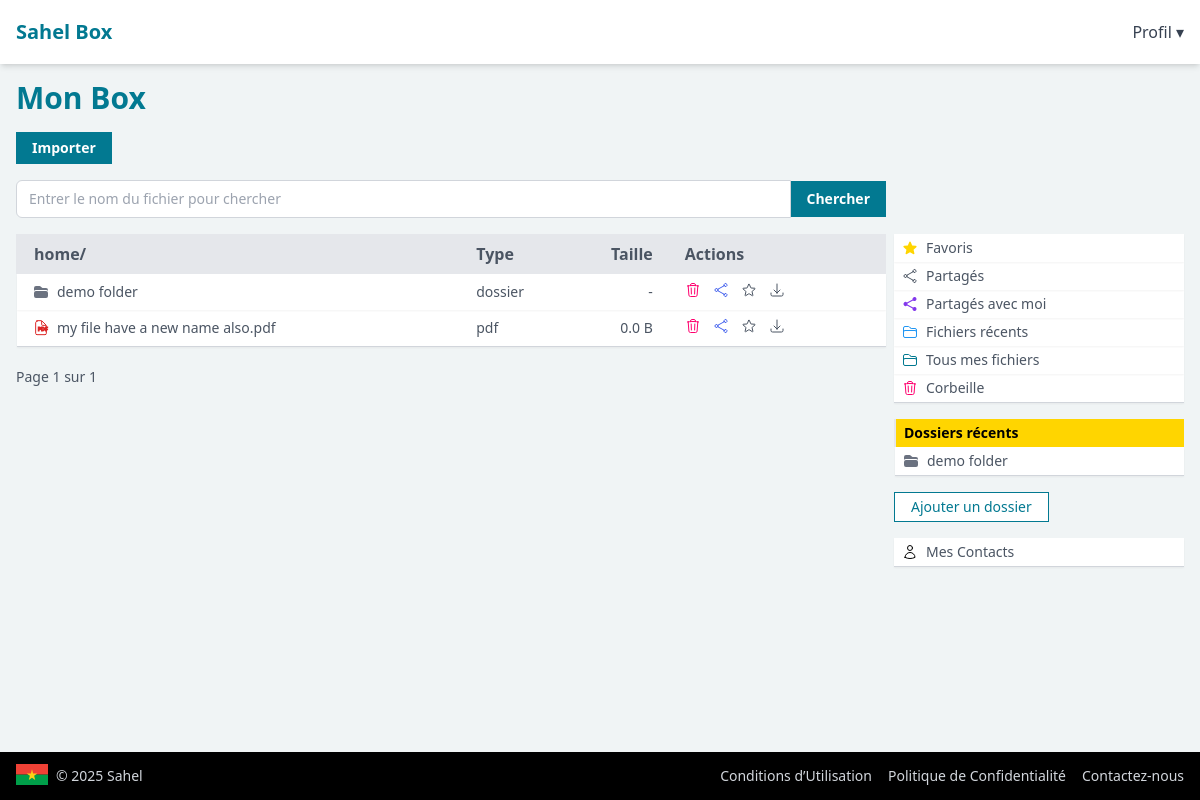
Before: /mon-box/ (signed in) with the older database file.
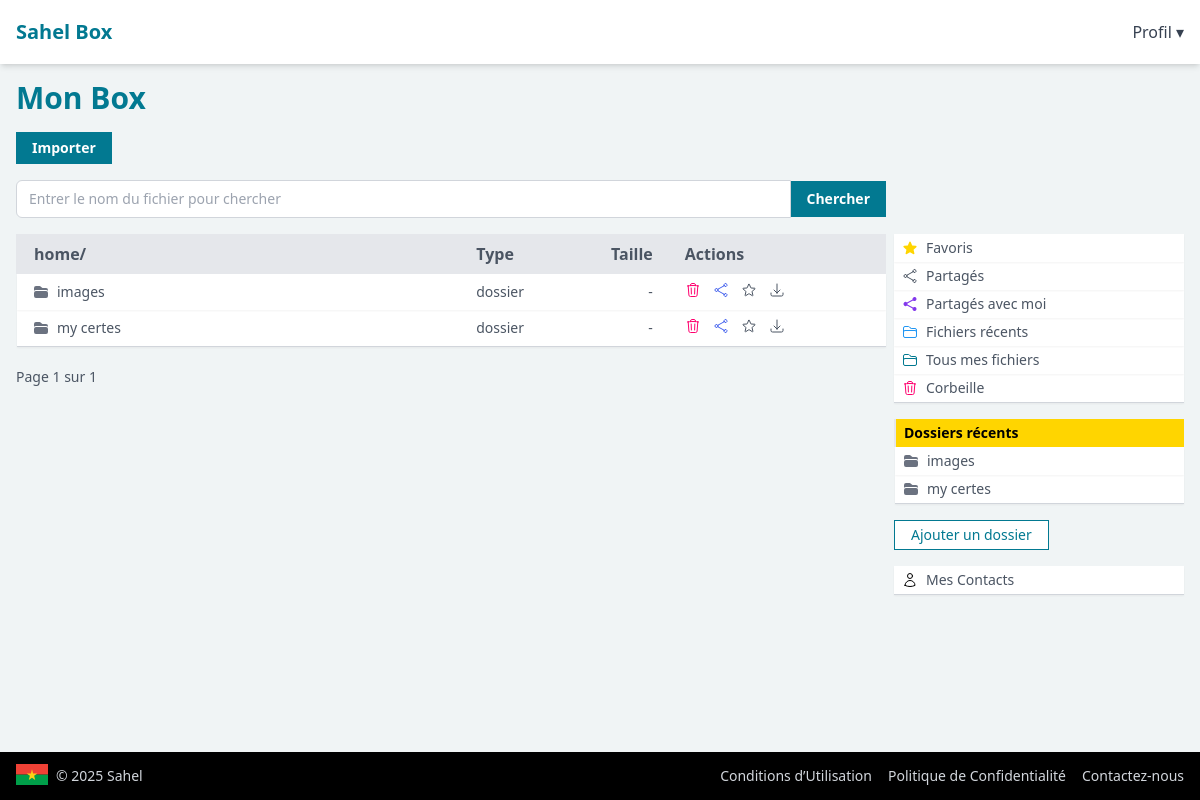
After: the same page with the newer database file.
### drive/models.py (models this page shows, shortened)
class FolderRecord(models.Model):
    name = models.CharField(max_length=255)
    description = models.CharField(max_length=255, null=True, blank=True)
    slug = models.SlugField(max_length=255, unique=True, blank=True)
    folder_uuid = models.UUIDField(default=uuid.uuid4, editable=False, unique=True)
    is_favorite = models.BooleanField(default=False)
    shared_at = models.DateTimeField(null=True, blank=True)
    share_expires_at = models.DateTimeField(null=True, blank=True)
    shared_uuid = models.UUIDField(default=uuid.uuid4, unique=True)
    created_at = models.DateTimeField(auto_now_add=True)
    is_deleted = models.BooleanField(default=False)
    deleted_at = models.DateTimeField(null=True, blank=True)
    user = models.ForeignKey(
        get_user_model(),
        on_delete=models.CASCADE,
        related_name='folders'
    )
    parent = models.ForeignKey(
        'self',
        null=True,
        blank=True,
        on_delete=models.CASCADE,
        related_name='subfolders'
    )
    class Meta:
        unique_together = ('user', 'parent', 'name')  # prevent duplicate folder names within same parent
        ordering = ['name']
    @property
    def display_name(self):
        return self.name
    @property
    def type(self):
        return 'folder'
    @property
    def display_type(self):
        return 'dossier'

class FileRecord(models.Model):
    file = models.FileField(upload_to=user_hashed_upload_to)
    name = models.CharField(max_length=255)
    description = models.TextField(blank=True, null=True, max_length=1500)
    file_uuid = models.UUIDField(default=uuid.uuid4, editable=False, unique=True)
    slug = models.SlugField(max_length=255, unique=True, blank=True)
    is_favorite = models.BooleanField(default=False)
    shared_at = models.DateTimeField(null=True, blank=True)
    share_expires_at = models.DateTimeField(null=True, blank=True)
    shared_uuid = models.UUIDField(default=uuid.uuid4, unique=True)
    download_limit = models.IntegerField(null=True, blank=True)
    download_count = models.PositiveIntegerField(default=0)
    created_at = models.DateTimeField(auto_now_add=True)
    last_accessed_at = models.DateTimeField(auto_now_add=True, null=True, blank=True)
    last_updated_at = models.DateTimeField(auto_now_add=True)
    is_archived = models.BooleanField(default=False)
    archived_at = models.DateTimeField(null=True, blank=True)
    is_deleted = models.BooleanField(default=False)
    deleted_at = models.DateTimeField(null=True, blank=True)
    folder = models.ForeignKey(
        'FolderRecord',
        on_delete=models.SET_NULL,
        related_name='files',
        null=True,
        blank=True,
    )
    user = models.ForeignKey(
        get_user_model(),
        on_delete=models.CASCADE,
        related_name='files'
    )
    @property
    def size(self):
        if self.file and hasattr(self.file, 'path'):
            try:
                size_bytes = os.path.getsize(self.file.path)
                return size_bytes
            except OSError:
                return 0
        return 0
    @property
    def file_extension(self):
        name = self.name
        return os.path.splitext(name)[1].lower().lstrip('.')
    @property
    def display_name(self):
        return self.name
    @property
    def type(self):
        return 'file'
    @property
    def display_type(self):
        return self.file_extension
    @property
    def display_type_group(self):
        ext = self.display_type.lower()
        categories = {
            'pdf': ['pdf'],
            'image': ['jpg', 'jpeg', 'png', 'gif', 'bmp', 'svg', 'webp', 'tiff'],
            'document': ['pdf', 'doc', 'docx', 'odt', 'rtf', 'txt', 'md'],
            'spreadsheet': ['xls', 'xlsx', 'csv', 'ods'],
            'presentation': ['ppt', 'pptx', 'odp'],
            'archive': ['zip', 'rar', '7z', 'tar', 'gz'],
            'audio': ['mp3', 'wav', 'ogg', 'aac', 'flac', 'm4a'],
            'video': ['mp4', 'webm', 'mov', 'avi', 'mkv', 'wmv', 'flv'],
        }
        for category, extensions in categories.items():
            if ext in extensions:
                return category
        return 'other'
    @property
    def display_size(self):
        return sizeof_fmt(self.size)
    class Meta:
        ordering = ['-created_at']

### drive/views.py (the view, shortened to what this page needs)
# urls.py: path('', views.my_drive_view, name='my-box'),
@require_http_methods(['GET', 'POST'])
@login_required
def my_drive_view(request):
    page_size = request.GET.get('page_size', '20')
    if is_valid_int(page_size):
        page_size = int(page_size)
    else:
        page_size = 20
    page = request.GET.get('page', '1')
    if is_valid_int(page):
        page = int(page)
    else:
        page = 1
    if page_size == 50:
        page_size = 50
    folder = None
    folder_slug = None
    search_term = None
    files=list()
    folders=list()
    if request.method == 'POST':
        search_term = request.POST.get('search_term')
        if search_term:
            files = FileRecord.objects.filter(
                Q(name__icontains=search_term) |
                Q(description__icontains=search_term),
                user=request.user,
                is_deleted=False
            )
            folders = FolderRecord.objects.filter(
                Q(name__icontains=search_term) |
                Q(description__icontains=search_term),
                user=request.user,
                is_deleted=False
            )
    else:
        folder_slug = request.GET.get('dossier')
        if folder_slug == 'fichiers-recents':
            logger.info(f'fetching {folder_slug}...')
            files = FileRecord.objects.filter(
                user=request.user,
                is_deleted=False,
            ).order_by('-last_accessed_at')
            folders = FolderRecord.objects.none()
        else:
            logger.info(f'fetching root folders and files...')
            files = FileRecord.objects.filter(
                user=request.user,
                is_deleted=False,
                folder=None
            )
            folders = FolderRecord.objects.filter(
                is_deleted=False,
                user=request.user,
                parent=None
            )
    items = list(folders) + list(files)
    paginator = Paginator(items, page_size)
    page_obj = paginator.get_page(page)
    return render(request, 'drive/my-drive.html', {
        'files': page_obj,
        'folders': folders,
        'folder': folder,
        'folder_slug': folder_slug,
        'page_data': page_obj,
        'recent_folders': folders[:10],
        'search_term': search_term
    })

### core/utils.py (called while the page is built)
def is_valid_int(s):
    if not s:
        return False
    try:
        int(s)
        return True
    except ValueError:
        return False

### drive/models.py (called while the page is built)
def sizeof_fmt(num, suffix="B"):
    for unit in ["", "K", "M", "G", "T", "P", "E", "Z"]:
        if abs(num) < 1024.0:
            return f"{num:.1f} {unit}{suffix}"
        num /= 1024.0
    return f"{num:.1f} Y{suffix}"

### drive/templates/drive/my-drive.html (shortened to what the changed rows need)
{% extends 'base.html' %}
{% block content %}
<h1 class="text-xl md:text-2xl lg:text-3xl font-bold mb-4 text-[#027991]">Mon Box</h1>
<div>
    <div class="grid md:grid-cols-[3fr_1fr] sm:grid-cols-1 gap-2 mt-4">
        <div>
            <table class="border-b border-gray-300 w-full" id="file-table">
                <thead class="bg-gray-200">
                    <tr>
                        <th class="px-4 py-2 text-left text-md text-gray-600 font-semibold border-l-2 border-gray-200">
                            <a href="{% url 'my-box' %}" class="hover:text-[#027991]">home</a>/
                        </th>
                        <th class="w-[20%] md:w-[12%] px-4 py-2 text-left text-md text-gray-600 font-semibold">
                            Type
                        </th>
                        <th
                            class="w-[20%] md:w-[12%] px-4 py-2 text-left text-md text-gray-600 font-semibold text-right">
                            Taille
                        </th>
                        <th class="w-[25%] px-4 py-2 text-left text-md text-gray-600 font-semibold">
                            Actions
                        </th>
                    </tr>
                </thead>
                <tbody class="bg-white">
                    {% for item in page_data %}
                    <tr class="shadow shadow-sm group hover:bg-gray-50 hover:text-[#027991]">
                        <td class="px-4 py-2 text-md">
                            <div>
                                {% if item.type == 'folder' %}
                                <a href="{% url 'my-box' %}?dossier={{item.slug}}"
                                    class="text-sm flex space-x-2 items-center">
                                    <span class="text-sm text-gray-600">{{item.display_name}}</span>
                                </a>
                                {% else %}
                                <a href="{% url 'file-details' item.slug %}"
                                    class="text-sm flex space-x-2 items-center">
                                    {% include 'partials/record-icon.html' with display_type_group=item.display_type_group %}
                                    <span class="text-sm text-gray-600">{{item.display_name}}</span>
                                </a>
                                {% endif %}
                            </div>
                        </td>
                        <td class="px-4 py-2 text-sm text-gray-600">{{item.display_type}}</td>
                        <td class="px-4 py-2 text-sm text-right text-gray-600">
                            {% if item.type == 'folder' %}
                            -
                            {% else %}
                            {{item.display_size}}
                            {% endif %}
                        </td>
                        <td class="px-4 py-2 text-sm flex items-center space-x-3">
                            {% if item.type == 'folder' %}
                            {% url 'delete-folder' item.slug as delete_url %}
                            {% url 'share-folder' item.slug as share_url %}
                            {% url 'download-folder' item.slug as download_url %}
                            {% else %}
                            {% url 'delete-file' item.slug as delete_url %}
                            {% url 'share-file' item.slug as share_url %}
                            {% url 'download-file' item.slug as download_url %}
                            {% endif %}
                            <a href="{{delete_url}}">
                            </a>
                            <a href="{{share_url}}">
                            </a>
                            <a
                                href="{% url 'toggle-favorite' item.slug %}?type={{item.type}}{% if folder_slug %}&dossier={{folder_slug}}{%endif%}">
                            </a>
                            <a href="{{download_url}}">
                            </a>
                        </td>
                    </tr>
                    {% endfor %}
                </tbody>
            </table>
        </div>
        <div id="right-pane">
            <div id="my-folders">
                {% if recent_folders %}
                <table class="min-w-full border-b border-gray-300 mt-4">
                    <thead class="bg-[#ffd500]">
                        <tr>
                            <th class="px-2 py-1 text-left text-sm font-semibold border-l-2 border-gray-200">
                                <span>Dossiers récents</span>
                            </th>
                        </tr>
                    </thead>
                    <tbody class="bg-white">
                        {% for my_folder in recent_folders %}
                        <tr class="shadow shadow-sm group hover:bg-gray-50">
                            <td class="px-2 py-1 text-sm text-gray-600 hover:text-[#027991]">
                                <a class="flex items-center space-x-2"
                                    href="{% url 'my-box' %}?dossier={{my_folder.slug}}">
                                    <span>{{ my_folder.display_name }}</span>
                                </a>
                            </td>
                        </tr>
                        {% endfor %}
                    </tbody>
                </table>
                {% endif %}
            </div>
        </div>
    </div>
</div>
{% endblock %}

### drive/templates/partials/record-icon.html (shortened to what this page needs)
    {% if display_type_group == 'pdf' %}
    <svg xmlns="http://www.w3.org/2000/svg" class="w-4 h-4 shrink-0 text-red-600" fill="none" viewBox="0 0 24 24"
        stroke="currentColor" stroke-width="1.5">
        <text x="7" y="17" fill="currentColor" font-size="8" font-weight="bold">PDF</text>
    </svg>
    {% endif %}

Changed rows visible on the page:
removed FolderRecord: display_name "demo folder", display_type "dossier", is_favorite False (drawn)
no longer on this page (row edited): FileRecord: shows "PDF", display_name "my file have a new name also.pdf", display_type "pdf", display_size "0.0 B", is_favorite False (drawn)
added FolderRecord: display_name "images", display_type "dossier", is_favorite False (drawn)
added FolderRecord: display_name "my certes", display_type "dossier", is_favorite False (drawn)
